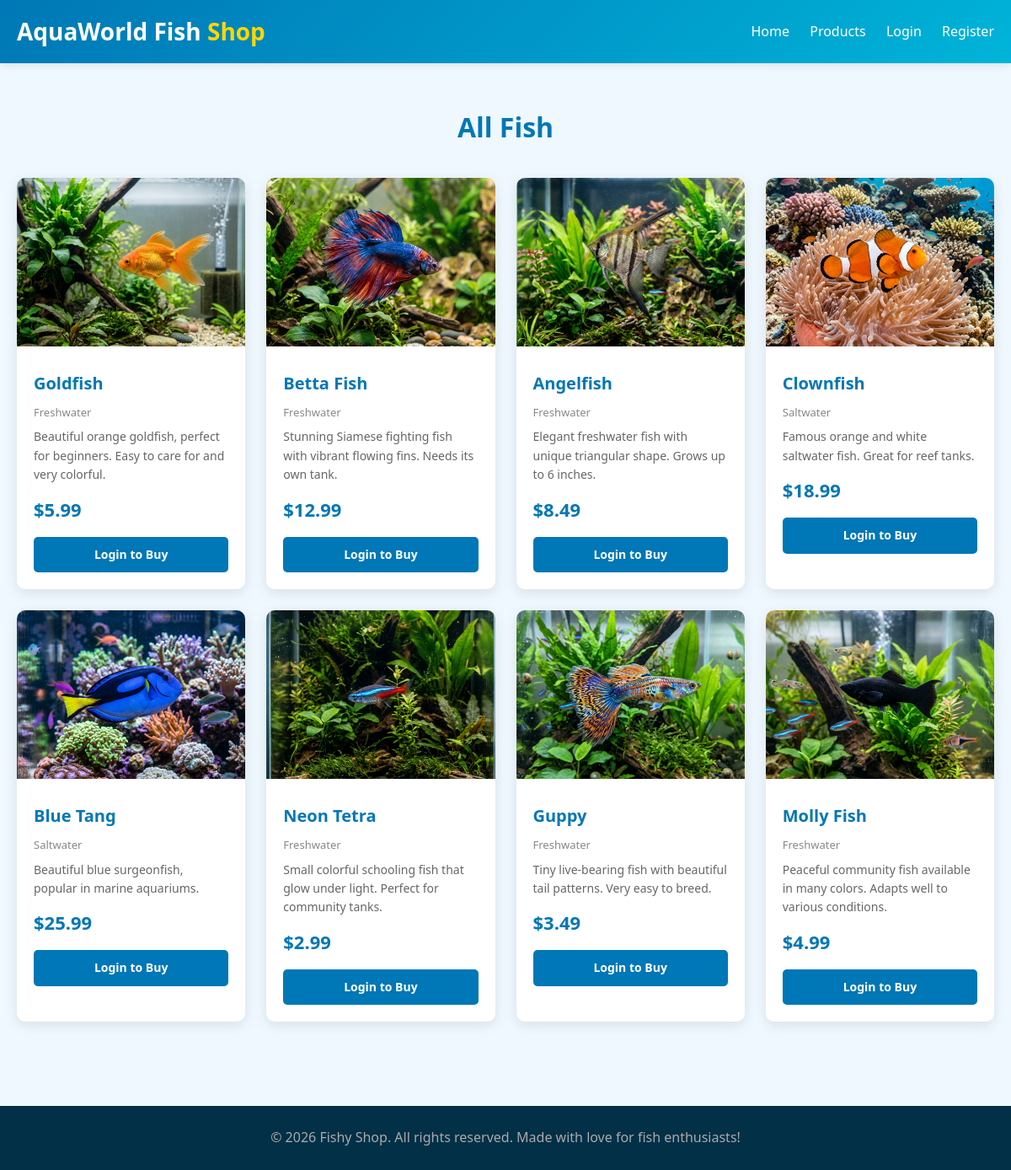
/products.php, run on the app's committed database.
### tables this page shows
CREATE TABLE IF NOT EXISTS products (
    id INT AUTO_INCREMENT PRIMARY KEY,
    name VARCHAR(100) NOT NULL,
    description TEXT,
    price DECIMAL(10, 2) NOT NULL,
    image VARCHAR(255) DEFAULT 'default_fish.jpg',
    category VARCHAR(50) DEFAULT 'Freshwater',
    created_at TIMESTAMP DEFAULT CURRENT_TIMESTAMP
);

### products.php (the view, shortened to what this page needs)
<!DOCTYPE html>
<html lang="en">
<head>
    <link rel="stylesheet" href="css/style.css">
</head>
<body>
    <?php include 'header.php'; ?>
    <section class="products-section">
        <div class="container">
            <h2>All Fish</h2>
            <div class="products-grid">
                <?php
                include 'config/db.php';
                $result = $conn->query("SELECT * FROM products ORDER BY created_at DESC");
                while ($row = $result->fetch_assoc()) {
                    echo '<div class="product-card">';
                    echo '<img src="images/' . htmlspecialchars($row['image']) . '" alt="' . htmlspecialchars($row['name']) . '" onerror="this.src=\'https://placehold.co/300x200/00b4d8/white?text=' . urlencode($row['name']) . '\'">';
                    echo '<div class="info">';
                    echo '<h3>' . htmlspecialchars($row['name']) . '</h3>';
                    echo '<p class="category">' . htmlspecialchars($row['category']) . '</p>';
                    echo '<p class="desc">' . htmlspecialchars($row['description']) . '</p>';
                    echo '<p class="price">$' . number_format($row['price'], 2) . '</p>';
                    echo '<div class="actions">';
                    if (isset($_SESSION['user_id'])) {
                        echo '<button class="btn btn-small btn-primary" onclick="addToCart(' . $row['id'] . ')">Add to Cart</button>';
                    } else {
                        echo '<a href="login.php" class="btn btn-small btn-primary">Login to Buy</a>';
                    }
                    echo '</div></div></div>';
                }
                ?>
            </div>
        </div>
    </section>
    <?php include 'footer.php'; ?>
</body>
</html>

### header.php (shortened to what this page needs)
<header>
    <div class="container">
        <h1><a href="index.php">AquaWorld Fish <span>Shop</span></a></h1>
        <nav>
            <a href="index.php">Home</a>
            <a href="products.php">Products</a>
            <?php if (isset($_SESSION['user_id'])): ?>
                <a href="cart.php">Cart</a>
                <a href="logout.php">Logout (<?php echo $_SESSION['username']; ?>)</a>
            <?php else: ?>
                <a href="login.php">Login</a>
                <a href="register.php">Register</a>
            <?php endif; ?>
        </nav>
    </div>
</header>

### footer.php
<footer>
    <div class="container">
        <p>&copy; <?php echo date('Y'); ?> Fishy Shop. All rights reserved. Made with love for fish enthusiasts!</p>
    </div>
</footer>

### css/style.css (style rules this page uses)
* { margin: 0; padding: 0; box-sizing: border-box; }
body { font-family: 'Segoe UI', Tahoma, Geneva, Verdana, sans-serif; background: #f0f8ff; color: #333; line-height: 1.6; }
a { text-decoration: none; color: #0077b6; }
.container { max-width: 1200px; margin: 0 auto; padding: 0 20px; }
header { background: linear-gradient(135deg, #0077b6, #00b4d8); color: white; padding: 15px 0; box-shadow: 0 2px 10px rgba(0,0,0,0.1); }
header .container { display: flex; justify-content: space-between; align-items: center; flex-wrap: wrap; }
header h1 { font-size: 28px; }
header h1 a { color: white; }
header h1 span { color: #ffd700; }
nav a { color: white; margin-left: 20px; font-weight: 500; transition: 0.3s; }
.btn { display: inline-block; padding: 12px 30px; background: #ffd700; color: #333; border: none; border-radius: 5px; font-size: 16px; font-weight: 600; cursor: pointer; transition: 0.3s; }
.btn-primary { background: #0077b6; color: white; }
.btn-small { padding: 8px 16px; font-size: 14px; }
.products-section { padding: 50px 0; }
.products-section h2 { text-align: center; font-size: 32px; margin-bottom: 35px; color: #0077b6; }
.products-grid { display: grid; grid-template-columns: repeat(auto-fill, minmax(260px, 1fr)); gap: 25px; }
.product-card { background: white; border-radius: 10px; overflow: hidden; box-shadow: 0 4px 15px rgba(0,0,0,0.1); transition: 0.3s; }
.product-card img { width: 100%; height: 200px; object-fit: cover; }
.product-card .info { padding: 20px; }
.product-card h3 { font-size: 20px; margin-bottom: 8px; color: #0077b6; }
.product-card .category { font-size: 13px; color: #888; margin-bottom: 8px; }
.product-card .desc { font-size: 14px; color: #666; margin-bottom: 12px; }
.product-card .price { font-size: 22px; font-weight: 700; color: #0077b6; margin-bottom: 15px; }
.product-card .actions { display: flex; gap: 10px; }
.product-card .actions .btn { flex: 1; text-align: center; padding: 10px; font-size: 14px; }
footer { background: #023047; color: white; text-align: center; padding: 25px; margin-top: 50px; }
footer p { color: #aaa; }

### data on the page
products: image (picture), name "Goldfish", category "Freshwater", description "Beautiful orange goldfish, perfect for beginners. Easy to care for and very colorful.", price "5.99"
products: image (picture), name "Betta Fish", category "Freshwater", description "Stunning Siamese fighting fish with vibrant flowing fins. Needs its own tank.", price "12.99"
products: image (picture), name "Angelfish", category "Freshwater", description "Elegant freshwater fish with unique triangular shape. Grows up to 6 inches.", price "8.49"
products: image (picture), name "Clownfish", category "Saltwater", description "Famous orange and white saltwater fish. Great for reef tanks.", price "18.99"
products: image (picture), name "Blue Tang", category "Saltwater", description "Beautiful blue surgeonfish, popular in marine aquariums.", price "25.99"
products: image (picture), name "Neon Tetra", category "Freshwater", description "Small colorful schooling fish that glow under light. Perfect for community tanks.", price "2.99"
products: image (picture), name "Guppy", category "Freshwater", description "Tiny live-bearing fish with beautiful tail patterns. Very easy to breed.", price "3.49"
products: image (picture), name "Molly Fish", category "Freshwater", description "Peaceful community fish available in many colors. Adapts well to various conditions.", price "4.99"
